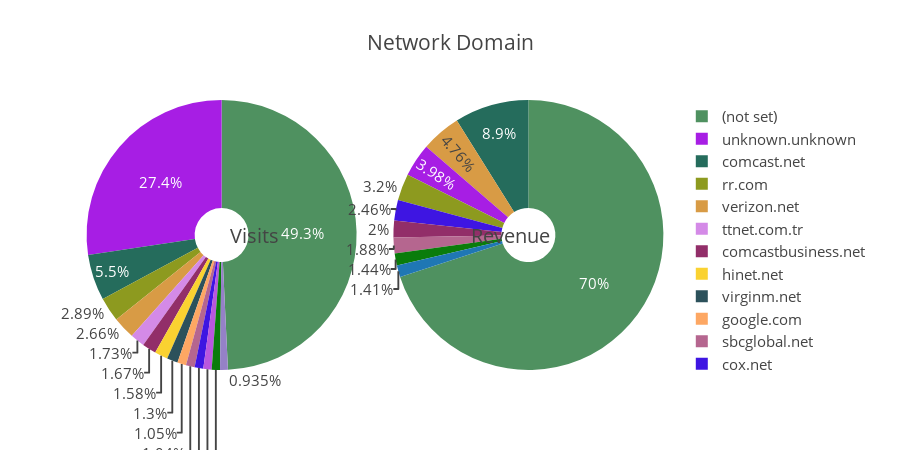

Notebook code for this chart:
### Markdown cell above
## Let's see the NetWork Domain
- I will plot visits and revenues by each category, including the non-set and unknown accesses and revenues

### Code cell
PieChart('geoNetwork.networkDomain', "Network Domain")

### Figure 1 — Plotly figure (JSON) as saved in the notebook; plotly's stock layout.template omitted (floating-point values rounded to 4 significant figures)
{"data": [{"domain": {"x": [0, 0.48]}, "hole": 0.2, "hoverinfo": "label+percent+name", "labels": ["(not set)", "unknown.unknown", "comcast.net", "rr.com", "verizon.net", "ttnet.com.tr", "comcastbusiness.net", "hinet.net", "virginm.net", "google.com", "sbcglobal.net", "cox.net", "prod-infinitum.com.mx", "optonline.net", "att.net"], "marker": {"colors": ["#4F9160", "#A71EE4", "#256C5C", "#8D9A1F", "#D89B45", "#D48AE7", "#922E69", "#FAD231", "#2C515B", "#FDA763", "#B5668F", "#3E15E2", "#B957DE", "#0A7C0B", "#9581C7"]}, "name": "% Acesses", "showlegend": true, "type": "pie", "uid": "2ed939af-da59-4be7-8a71-7344c6b01a6f", "values": [24664, 13705, 2756, 1446, 1330, 867, 837, 793, 651, 526, 523, 518, 499, 495, 468]}, {"domain": {"x": [0.52, 1]}, "hole": 0.2, "hoverinfo": "label+percent+name", "labels": ["(not set)", "comcast.net", "verizon.net", "unknown.unknown", "rr.com", "cox.net", "comcastbusiness.net", "sbcglobal.net", "optonline.net", "qwest.net"], "name": "% Revenue", "showlegend": false, "type": "pie", "uid": "eebc5c4d-4d45-4aa2-b6e8-de57de18e0e6", "values": [9364.0, 1190.0, 637.6, 532.4, 428.1, 329.4, 268.1, 251.0, 192.3, 189.0]}], "layout": {"annotations": [{"font": {"size": 20}, "showarrow": false, "text": "Visits", "x": 0.25, "y": 0.5}, {"font": {"size": 20}, "showarrow": false, "text": "Revenue", "x": 0.8, "y": 0.5}], "font": {"size": 15}, "height": 450, "title": {"text": "Network Domain"}}}
